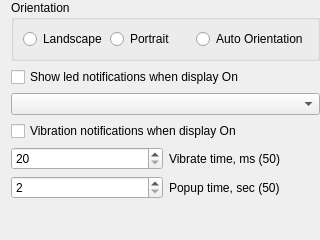
<?xml version="1.0" encoding="UTF-8"?>
<ui version="4.0">
 <class>Maemo5Settings</class>
 <widget class="QWidget" name="Maemo5Settings">
  <property name="geometry">
   <rect>
    <x>0</x>
    <y>0</y>
    <width>320</width>
    <height>240</height>
   </rect>
  </property>
  <property name="windowTitle">
   <string>Form</string>
  </property>
  <layout class="QGridLayout" name="gridLayout">
   <property name="topMargin">
    <number>0</number>
   </property>
   <property name="rightMargin">
    <number>0</number>
   </property>
   <property name="bottomMargin">
    <number>0</number>
   </property>
   <item row="1" column="0">
    <widget class="QCheckBox" name="displayOnLed">
     <property name="text">
      <string>Show led notifications when display On</string>
     </property>
    </widget>
   </item>
   <item row="3" column="0">
    <widget class="QCheckBox" name="displayOnVibration">
     <property name="text">
      <string>Vibration notifications when display On</string>
     </property>
    </widget>
   </item>
   <item row="4" column="0">
    <layout class="QHBoxLayout" name="vibrationSettingsLayout">
     <item>
      <widget class="QSpinBox" name="vibtarionTime">
       <property name="minimum">
        <number>20</number>
       </property>
       <property name="maximum">
        <number>200</number>
       </property>
      </widget>
     </item>
     <item>
      <widget class="QLabel" name="vibtationSettingsLabel">
       <property name="text">
        <string>Vibrate time, ms (50)</string>
       </property>
      </widget>
     </item>
    </layout>
   </item>
   <item row="7" column="0">
    <spacer name="verticalSpacer">
     <property name="orientation">
      <enum>Qt::Vertical</enum>
     </property>
     <property name="sizeHint" stdset="0">
      <size>
       <width>20</width>
       <height>40</height>
      </size>
     </property>
    </spacer>
   </item>
   <item row="2" column="0">
    <widget class="QComboBox" name="ledPattern"/>
   </item>
   <item row="5" column="0">
    <layout class="QHBoxLayout" name="dBusSettingsLayout">
     <item>
      <widget class="QSpinBox" name="popupShowTime">
       <property name="minimum">
        <number>2</number>
       </property>
       <property name="maximum">
        <number>1000</number>
       </property>
      </widget>
     </item>
     <item>
      <widget class="QLabel" name="showTimeSettingsLabel">
       <property name="text">
        <string>Popup time, sec (50)</string>
       </property>
      </widget>
     </item>
    </layout>
   </item>
   <item row="0" column="0">
    <widget class="QGroupBox" name="groupBox">
     <property name="title">
      <string>Orientation</string>
     </property>
     <layout class="QHBoxLayout" name="horizontalLayout">
      <property name="spacing">
       <number>0</number>
      </property>
      <item>
       <widget class="QRadioButton" name="landscape">
        <property name="text">
         <string>Landscape</string>
        </property>
       </widget>
      </item>
      <item>
       <widget class="QRadioButton" name="portrait">
        <property name="text">
         <string>Portrait</string>
        </property>
       </widget>
      </item>
      <item>
       <widget class="QRadioButton" name="autoOrientation">
        <property name="text">
         <string>Auto Orientation</string>
        </property>
       </widget>
      </item>
     </layout>
    </widget>
   </item>
  </layout>
 </widget>
 <resources/>
 <connections/>
</ui>
